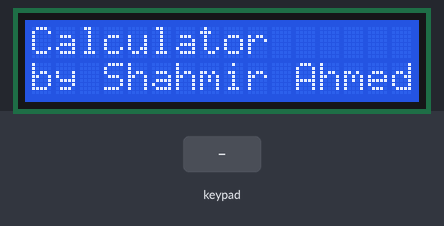
A sketch run on a simulated Arduino Uno, built with avr-gcc and run on an emulated ATmega328P. Parts: 16×2 character LCD. The test bench sets the inputs (shaded band).

Above: at 0.1 s.
5.3 s: keypad keys 7 + 5 = pressed 0.4 s apart
At 7.8 s:
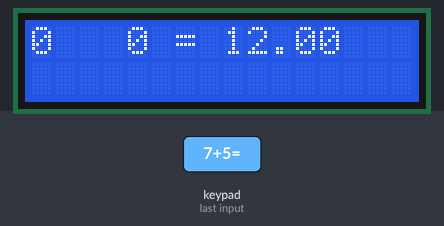
8.4 s: key '*' pressed
At 8.9 s:
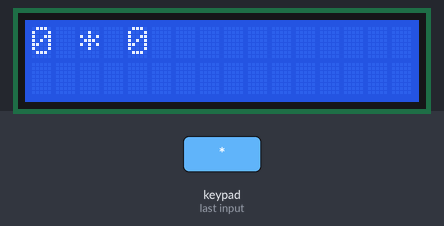
9.9 s: key '1' pressed
At 11.1 s:
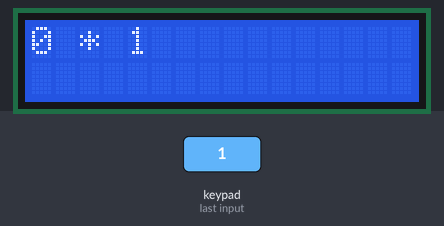
11.4 s: keypad keys 4 5 6 7 pressed 0.4 s apart
At 13.3 s:
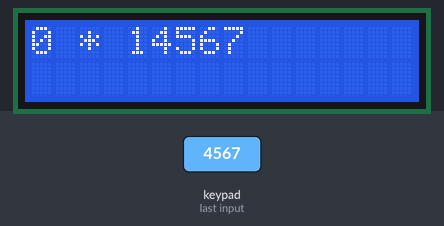
14.5 s: key 'C' pressed
At 15.6 s:
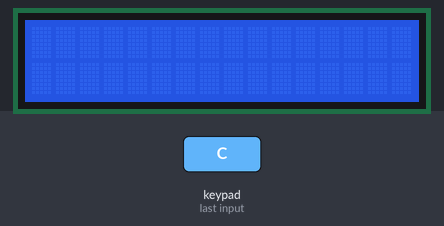
16.0 s: keypad keys 8 / 2 = pressed 0.4 s apart
At 16.61 s:
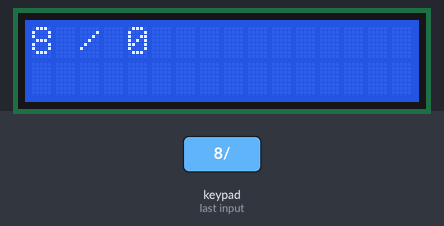
Timing chart, 0 to 19.0 s (numbered marks = the images above; inputs shaded):
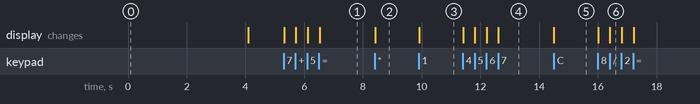

Measured:
- after the input at 5.3 s, the display: first changes at once (image 1 shows a later state)
- after the input at 8.4 s, the display: changes at once (image 2)
- after the input at 9.9 s, the display: changes at once (image 3)
- after the input at 11.4 s, the display: first changes at once (image 4 shows a later state)
- after the input at 14.5 s, the display: changes at once (image 5)
- after the input at 16.0 s, the display: first changes at once (image 6 shows a later state)

The sketch:

calculator.ino
```cpp
#include <Keypad.h>
#include <Wire.h>
#include <LiquidCrystal_I2C.h>

// Set the LCD address to 0x27 for a 16 chars and 2 line display
LiquidCrystal_I2C lcd(0x27, 16, 2);

long first = 0;
long second = 0;
double total = 0;

char customKey;
char operatorChar = '\0';
bool isSecondNumber = false;

const byte ROWS = 4;
const byte COLS = 4;

char keys[ROWS][COLS] = {
  {'1','2','3','+'},
  {'4','5','6','-'},
  {'7','8','9','*'},
  {'C','0','=','/'}
};
byte rowPins[ROWS] = {4, 5, 6, 7}; // connect to the row pinouts of the keypad
byte colPins[COLS] = {0, 1, 2, 3}; // connect to the column pinouts of the keypad

// Initialize an instance of class NewKeypad
Keypad customKeypad = Keypad(makeKeymap(keys), rowPins, colPins, ROWS, COLS);

void setup() {
  lcd.init(); // initialize the lcd
  lcd.backlight(); // turn on the backlight

  lcd.setCursor(0, 0);
  lcd.print("Calculator");
  lcd.setCursor(0, 1);
  lcd.print("by Shahmir Ahmed");
  delay(4000);
  lcd.clear();
  lcd.setCursor(0, 0);
}

void loop() {
  customKey = customKeypad.getKey();
  if (customKey) {
    if (customKey >= '0' && customKey <= '9') {
      if (!isSecondNumber) {
        first = first * 10 + (customKey - '0');
      } else {
        second = second * 10 + (customKey - '0');
      }
      displayCurrentOperation();
    } else if (customKey == '+' || customKey == '-' || customKey == '*' || customKey == '/') {
      if (operatorChar == '\0') {
        operatorChar = customKey;
        isSecondNumber = true;
      }
      displayCurrentOperation();
    } else if (customKey == '=') {
      calculateResult();
      displayResult();
    } else if (customKey == 'C') {
      resetCalculator();
    }
  }
}

void displayCurrentOperation() {
  lcd.clear();
  lcd.setCursor(0, 0);
  lcd.print(first);
  if (operatorChar != '\0') {
    lcd.print(" ");
    lcd.print(operatorChar);
    lcd.print(" ");
    lcd.print(second);
  }
}

void displayResult() {
  lcd.clear();
  lcd.setCursor(0, 0);
  lcd.print(first);
  lcd.print(" ");
  lcd.print(operatorChar);
  lcd.print(" ");
  lcd.print(second);
  lcd.print(" = ");
  lcd.print(total);
}

void calculateResult() {
  switch (operatorChar) {
    case '+':
      total = first + second;
      break;
    case '-':
      total = first - second;
      break;
    case '*':
      total = first * second;
      break;
    case '/':
      if (second == 0) {
        lcd.clear();
        lcd.setCursor(0, 0);
        lcd.print("Invalid Operation");
        delay(2000);
        resetCalculator();
        return;
      }
      total = (float)first / (float)second;
      break;
  }
  first = 0;
  second = 0;
  operatorChar = '\0';
  isSecondNumber = false;
}

void resetCalculator() {
  first = 0;
  second = 0;
  total = 0;
  operatorChar = '\0';
  isSecondNumber = false;
  lcd.clear();
}
```
